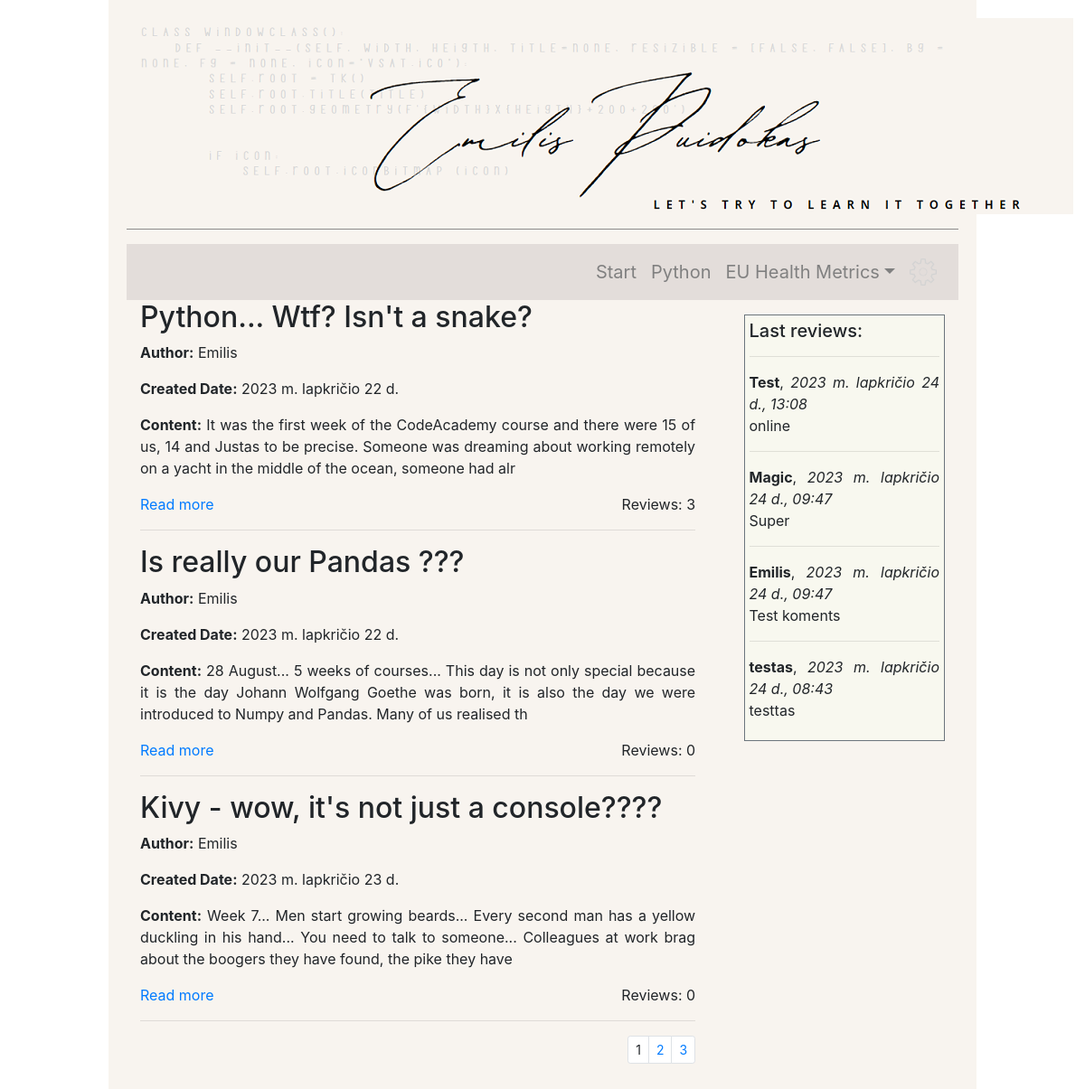
The page /portfolio/ on the database its author committed.
### portfolio/models.py (models this page shows, shortened)
class Pages(models.Model):
    title = models.CharField('Title', max_length=300, null=False)
    author = models.CharField('Author', max_length=100, null=False)
    created_data = models.DateField(auto_created=True, default=timezone.now)
    content = models.TextField('Primary_text', null=False)
    text = models.TextField("Secondary_text", null=True)
    images = models.ImageField('Image', upload_to='media/img', null=True, blank=True)
    downloads = models.FileField(upload_to='download', null=True, blank=True)
    href_to_site = models.CharField('link to site', max_length=200, null=True)
    href_name = models.CharField('link', max_length=50, null=True)
    href_to_github = models.CharField('link to Github', max_length=200, null=True)
    class Meta:
        verbose_name = 'Page'
        verbose_name_plural = 'Pages'
        ordering = ['title']

class PageReview(models.Model):
    title = models.ForeignKey('Pages', on_delete=models.SET_NULL, null=True, blank=True)
    reviewer = models.CharField('Reviewer', max_length=100, null=False)
    data_created = models.DateTimeField(auto_now_add=True)
    content = models.TextField('Review', max_length=2000)
    class Meta:
        verbose_name = 'Review'
        verbose_name_plural = 'Reviews'
        sorted('data_created')

### portfolio/views.py (the view)
# urls.py: path('', views.index, name='index'),
def index(request):
    custom_order = [4, 2, 3, 7, 6, 5, 1]
    paginator = Paginator(Pages.objects.filter(pk__in=custom_order).order_by("pk"), 3)
    page_number = request.GET.get("page")
    pages = paginator.get_page(page_number)
    for page in pages:
        count = PageReview.objects.filter(title_id=page.pk).count()
        setattr(page, "review_count", count)
    reviews = PageReview.objects.all().order_by("-data_created")
    return render(request, "index.html", {"pages": pages, "reviews": reviews})

### portfolio/templates/index.html (shortened to what this page needs)
{% extends "base.html" %}
{% block "content" %}
<div style="overflow: hidden;">
    <div style="float: left; width: 69%; text-align: justify;">
        {% for page in pages %}
        <h2>{{ page.title }}</h2>
        <p><strong>Author:</strong> {{ page.author }}</p>
        <p><strong>Created Date:</strong> {{ page.created_data }}</p>
        <p><strong>Content:</strong> {{ page.content|slice:":200" }}</p>
        <div style="overflow: hidden;">
            <div style="float: left;"><a href="{% url 'single_page_view' pk=page.pk %}">Read more</a></div>
            <div style="float: right;">Reviews: {{ page.review_count }}</div>
        </div>
        <hr>
        {% endfor %}
        <nav aria-label="...">
            {% if pages.has_other_pages %}
            <ul class="pagination pagination-sm justify-content-end">
                {% for i in pages.paginator.page_range %}
                {% if pages.number == i %}
                <li class="page-item secondary">
                    <a class="page-link">{{ i }}</a>
                </li>
                {% else %}
                <li class="page-item secondary">
                    <a class="page-link" href="?page={{ i }}">{{ i }}</a>
                </li>
                {% endif %}
                {% endfor %}
            </ul>
            {% endif %}
        </nav>
    </div>
    <div class="border border-secondary"
         style="float: right; background-color: #f8f8ef; width: 25%; text-align: justify; ">
        <div style="padding: 5px;">
            <h5>Last reviews:</h5>
            {% for review in reviews|slice:"0:4" %}
            <hr>
            <strong>{{ review.reviewer }}</strong>, <em> {{ review.data_created }}</em>
            <p>{{ review.content|slice:":50" }}</p>
            {% endfor %}
        </div>
    </div>
</div>
{% endblock %}

### portfolio/static/css/styles.css (style rules this page uses)
body { margin: 0 auto; max-width: 80%; }

### rows shown on the page
Pages: title "Python... Wtf? Isn't a snake?", author "Emilis", created_data "2023 m. lapkričio 22 d.", content "It was the first week of the CodeAcademy course and there were 15 of us, 14 and Justas to be precise. Someone was dreaming about working remotely on a yacht in the middle of the ocean, someone had alr", review_count "3"
Pages: title "Is really our Pandas ???", author "Emilis", created_data "2023 m. lapkričio 22 d.", content "28 August... 5 weeks of courses... This day is not only special because it is the day Johann Wolfgang Goethe was born, it is also the day we were introduced to Numpy and Pandas. Many of us realised th", review_count "0"
Pages: title "Kivy - wow, it's not just a console????", author "Emilis", created_data "2023 m. lapkričio 23 d.", content "Week 7... Men start growing beards... Every second man has a yellow duckling in his hand... You need to talk to someone... Colleagues at work brag about the boogers they have found, the pike they have", review_count "0"
PageReview: reviewer "Test", data_created "2023 m. lapkričio 24 d., 13:08", content "online"
PageReview: reviewer "Magic", data_created "2023 m. lapkričio 24 d., 09:47", content "Super"
PageReview: reviewer "Emilis", data_created "2023 m. lapkričio 24 d., 09:47", content "Test koments"
PageReview: reviewer "testas", data_created "2023 m. lapkričio 24 d., 08:43", content "testtas"

### other values the page prints
{{ i }} "1"
{{ i }} "2" "3"
